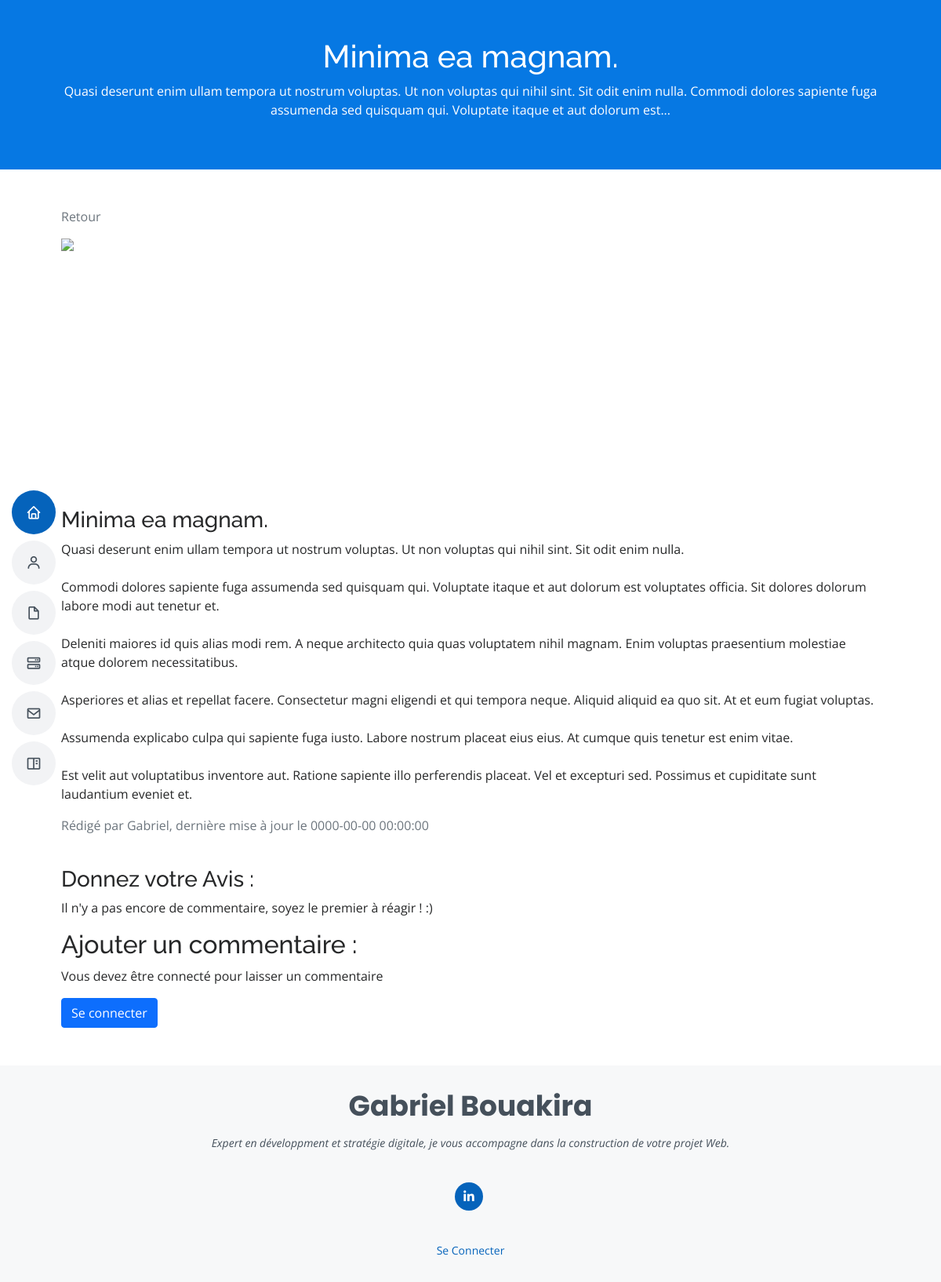
Screenshot of /post/2 with the database file from the repository.
### tables this page shows
CREATE TABLE `posts` (
  `id` int(11) NOT NULL,
  `user_id` int(11) DEFAULT NULL,
  `title` varchar(255) NOT NULL,
  `slug` varchar(255) NOT NULL,
  `content` text NOT NULL,
  `featured_image` varchar(255) NOT NULL,
  `is_valid` tinyint(4) NOT NULL,
  `created_at` timestamp NOT NULL DEFAULT current_timestamp() ON UPDATE current_timestamp(),
  `updated_at` timestamp NOT NULL DEFAULT '0000-00-00 00:00:00'
);

CREATE TABLE `users` (
  `id` int(11) NOT NULL,
  `slug` varchar(255) NOT NULL,
  `username` varchar(255) NOT NULL,
  `email` varchar(255) NOT NULL,
  `password` varchar(255) NOT NULL,
  `role` enum('Admin','Subscriber') DEFAULT 'Subscriber',
  `is_valid` tinyint(4) NOT NULL,
  `created_at` timestamp NOT NULL DEFAULT current_timestamp()
);

### app/controllers/postController.php (called while the page is built, shortened)
<?php
require '../app/views/default.layout.view.php';
?>
        <?php
function blog_single()
{
    require '../app/models/postModel.php';
    require '../app/db/connDb.php';
    $post = get_one_post();
    $comments = get_comments();
    require '../app/views/blog_single.view.php';
}
        ?>

### app/models/postModel.php (called while the page is built, shortened)
<?php
function get_one_post()
{
    require '../app/db/connDb.php';
    $url = str_replace("/Blog_Oc/", "", $_SERVER["REQUEST_URI"]);
    $url = explode('/', $url);
    $req = $pdo->prepare('SELECT * FROM posts WHERE id = ? ');
    $req->execute(array($url[1]));
    return ($post = $req->fetch());
}
function get_comments()
{
    require '../app/db/connDb.php';
    $url = str_replace("/Blog_Oc/", "", $_SERVER["REQUEST_URI"]);
    $url = explode('/', $url);
    $req = $pdo->prepare('SELECT * FROM comments WHERE post_id = ? ');
    $req->execute(array($url[1]));
    return ($comments = $req->fetchAll());
}

### app/views/blog_single.view.php (the view, shortened to what this page needs)
<div class="jumbotron p-5 text-center">
    <h1><?php echo htmlspecialchars($post['title']); ?></h1>
    <p>
        <?php
        $max = 200;
        $texte = $post['content'];
        if (strlen($texte) > $max) {
            $espace = strpos($texte, ' ', $max);
            $chapo = substr($texte, 0, $espace) . '...';
            echo $chapo;
        } else {
            echo $texte;
        }
        ?>
    </p>
</div>
<div class="container p-5">
    <div>
        <a href="/Blog_Oc/blog_all">
            <p class="text-muted"> Retour <p>
        </a>
        <div class="article-box">
            <?php if ($post['featured_image'] == '') {
            ?>
                <img src="/Blog_Oc/public/assets/img/devblog.jpg">
            <?php
            } else {
            ?>
                <img src="/Blog_Oc/public/assets/img/upload/<?php echo $post['featured_image'] ?>" width="1500" height="1368" alt="<?php echo $post['featured_image'] ?>">
            <?php }
            ?>
        </div>
        <h3>
            <?php echo htmlspecialchars($post['title']); ?>
        </h3>
        <p>
            <?php
            echo nl2br(htmlspecialchars($post['content']));
            ?>
        </p>
    </div>
    <?php
    $querry = $pdo->prepare("SELECT * FROM users WHERE id = ? ");
    $querry->execute(array($post['user_id']));
    $user = $querry->fetch();
    ?>
    <p class="text-muted">Rédigé par <?php echo $user['username']; ?>,
        <?php
        if ($post['updated_at'] == null) {
        ?>
            publié le <?php echo $post['created_at'];
                    } else {
                        ?>
            dernière mise à jour le <?php echo $post['updated_at'];
                                }
                                    ?>
    </p>
    <br>
    <h3> Donnez votre Avis : </h3>
    <?php
    if (!$comments) {
    ?><p><?php echo "Il n'y a pas encore de commentaire, soyez le premier à réagir ! :)"; ?></p>
        <?php
        }
                    ?>
                <div>
                    <h2>Ajouter un commentaire :</h2>
                    <?php if (isset($_SESSION['username'])) {
                    ?>
                        <form method="post" action="" accept-charset="utf-8">
                            <textarea class="form-control" type="text" name="content" placeholder="Texte"></textarea><br>
                            <input class="btn btn-primary" type="submit" value="Publier" name="submit" />
                        </form>
                    <?php
                    } else {
                    ?>
                        <p> Vous devez être connecté pour laisser un commentaire </p>
                        <a class="btn btn-primary" href="/Blog_Oc/sign_in"> Se connecter</a>
                    <?php
                    }
                    ?>
                </div>
</div>
<?php include '../app/views/footer.view.php'; ?>
</html>

### public/assets/css/style.css (style rules this page uses)
body { font-family: "Open Sans", sans-serif; color: #272829; }
a { color: #0563bb; text-decoration: none; }
h1, h2, h3, h4, h5, h6 { font-family: "Raleway", sans-serif; }
.jumbotron { background-color: #0678e3; color: white; }
.article, .article-box { display: flex; flex-wrap: wrap; align-items: center; }
.article-box { flex: 3 1 30ch; height: calc(282px + 5vw); overflow: hidden; }
.article-box img { max-width: 100%; min-height: 100%; width: auto; height: auto; object-fit: cover; object-position: 50% 50%; }

### rows the page displays
posts: title "Minima ea magnam.", content "Quasi deserunt enim ullam tempora ut nostrum voluptas. Ut non voluptas qui nihil sint. Sit odit enim nulla. Commodi dolores sapiente fuga assumenda sed quisquam qui. Voluptate itaque et aut dolorum est...", content "Quasi deserunt enim ullam tempora ut nostrum voluptas. Ut non voluptas qui nihil sint. Sit odit enim nulla. Commodi dolores sapiente fuga assumenda sed quisquam qui. Voluptate itaque et aut dolorum est voluptates officia. Sit dolores dolorum labore modi aut tenetur et. Deleniti maiores id quis alias modi rem. A neque architecto quia quas voluptatem nihil magnam. Enim voluptas praesentium molestiae atque dolorem necessitatibus. Asperiores et alias et repellat facere. Consectetur magni eligendi et qui tempora neque. Aliquid aliquid ea quo sit. At et eum fugiat voluptas. Assumenda explicabo culpa qui sapiente fuga iusto. Labore nostrum placeat eius eius. At cumque quis tenetur est enim vitae.…", updated_at "0000-00-00 00:00:00"
users: username "Gabriel"
